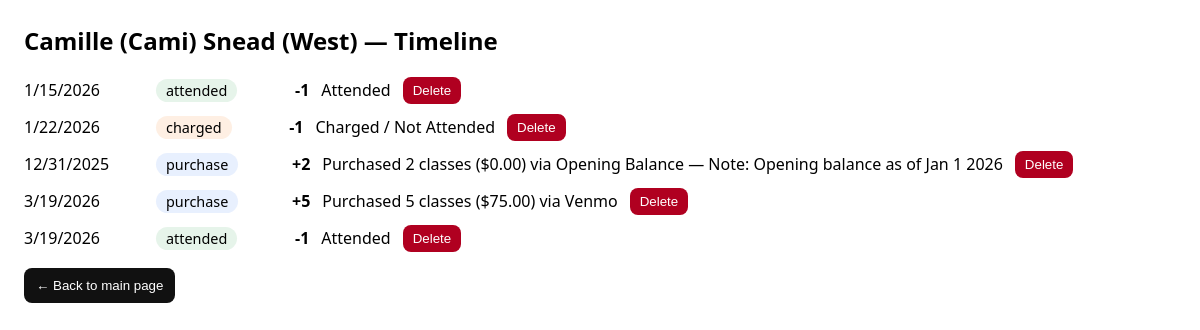
Page /timeline/20 on the committed database.
### tables this page shows
CREATE TABLE students (
            id INTEGER PRIMARY KEY AUTOINCREMENT,
            name TEXT NOT NULL UNIQUE,
            studio TEXT NOT NULL CHECK (studio IN ('East','West'))
        , phone TEXT, email TEXT, parents TEXT, accommodations TEXT);

CREATE TABLE attendance (
            id INTEGER PRIMARY KEY AUTOINCREMENT,
            student_id INTEGER NOT NULL,
            date TEXT NOT NULL,
            status TEXT NOT NULL CHECK (status IN ('attended','charged')),
            FOREIGN KEY(student_id) REFERENCES students(id)
        );

CREATE TABLE purchases (
    id INTEGER PRIMARY KEY AUTOINCREMENT,
    student_id INTEGER NOT NULL,
    date TEXT NOT NULL,
    classes_purchased INTEGER NOT NULL,
    cost REAL NOT NULL CHECK (cost >= 0),
    payment_method TEXT,
    note TEXT,
    FOREIGN KEY(student_id) REFERENCES students(id)
);

### app.py (the view)
@app.route("/timeline/<int:student_id>")
def timeline(student_id):
    init_db()
    con = db()
    student = con.execute("SELECT * FROM students WHERE id=?", (student_id,)).fetchone()
    purchases = con.execute("""
        SELECT id, date, classes_purchased, cost,
               COALESCE(payment_method,'') AS payment_method,
               COALESCE(note,'') AS note
        FROM purchases
        WHERE student_id=?
    """, (student_id,)).fetchall()
    attendance = con.execute("""
        SELECT id, date, status
        FROM attendance
        WHERE student_id=?
    """, (student_id,)).fetchall()
    events = []
    for p in purchases:
        label = f"Purchased {p['classes_purchased']} classes (${p['cost']:.2f})"
        if p["payment_method"].strip():
            label += f" via {p['payment_method'].strip()}"
        if p["note"].strip():
            label += f" — Note: {p['note'].strip()}"
        events.append({
            "kind": "purchase",
            "id": p["id"],
            "date": p["date"],
            "label": label,
            "classes_delta": int(p["classes_purchased"]),
        })
    for a in attendance:
        label = "Attended" if a["status"] == "attended" else "Charged / Not Attended"
        events.append({
            "kind": "attendance",
            "id": a["id"],
            "date": a["date"],
            "label": label,
            "classes_delta": -1,
        })
    kind_order = {"purchase": 0, "attendance": 1}
    events.sort(key=lambda e: (e["date"], kind_order.get(e["kind"], 9), e["id"]))
    return render_template("timeline.html", student=student, events=events)

### app.py (called while the page is built)
def db():
    conn = sqlite3.connect(DB)
    conn.row_factory = sqlite3.Row
    return conn

### templates/timeline.html (shortened to what this page needs)
<!doctype html>
<html>
<head>
</head>
<body>
  <h2>{{ student.name }} ({{ student.studio }}) — Timeline</h2>
  {% if events|length == 0 %}
    <p>No records yet.</p>
  {% else %}
    <ul>
      {% for e in events %}
        <li>
          <span class="date">{{ e.date }}</span>
          {% if e.kind == "purchase" %}
            <span class="pill purchase">purchase</span>
          {% else %}
            {% if "Charged" in e.label %}
              <span class="pill charged">charged</span>
            {% else %}
              <span class="pill attended">attended</span>
            {% endif %}
          {% endif %}
          <span class="delta">
            {% if e.classes_delta > 0 %}+{{ e.classes_delta }}{% else %}{{ e.classes_delta }}{% endif %}
          </span>
          <span>{{ e.label }}</span>
          {% if e.kind == "attendance" %}
            <form method="post" action="{{ url_for('delete_attendance', attendance_id=e.id) }}">
              <button class="danger" onclick="return confirm('Delete this attendance record?');">Delete</button>
            </form>
          {% else %}
            <form method="post" action="{{ url_for('delete_purchase', purchase_id=e.id) }}">
              <button class="danger" onclick="return confirm('Delete this purchase record?');">Delete</button>
            </form>
          {% endif %}
        </li>
      {% endfor %}
    </ul>
  {% endif %}
  <form action="{{ url_for('index') }}" method="get">
    <button class="backbtn" type="submit">← Back to main page</button>
  </form>
</body>
</html>

### templates/timeline.html (style rules this page uses)
body { font-family: system-ui, -apple-system, Segoe UI, Arial; margin: 24px; }
ul { list-style:none; padding-left:0; }
li { margin: 10px 0; display:flex; gap:12px; align-items:center; }
.date { min-width: 120px; }
.pill { padding:2px 10px; border-radius:999px; font-size:0.9rem; }
.purchase { background:#e8f0fe; }
.attended { background:#e6f4ea; }
.charged { background:#feefe3; }
.delta { font-weight:800; min-width: 60px; text-align:right; }
form { display:inline; margin:0; }
.danger { background:#b00020; color:white; border:0; border-radius:8px; padding:6px 10px; cursor:pointer; }
.backbtn { padding: 10px 12px; border-radius: 8px; border: 0; background: #111; color: #fff; cursor: pointer; }

### rows in the picture
students: name "Camille (Cami) Snead", studio "West"
attendance: date "1/15/2026", shows "attended", classes_delta "-1", label "Attended"
attendance: date "1/22/2026", shows "charged", classes_delta "-1", label "Charged / Not Attended"
purchases: date "12/31/2025", shows "purchase", classes_delta "2", label "Purchased 2 classes ($0.00) via Opening Balance — Note: Opening balance as of Jan 1 2026"
purchases: date "3/19/2026", shows "purchase", classes_delta "5", label "Purchased 5 classes ($75.00) via Venmo"
attendance: date "3/19/2026", shows "attended", classes_delta "-1", label "Attended"
